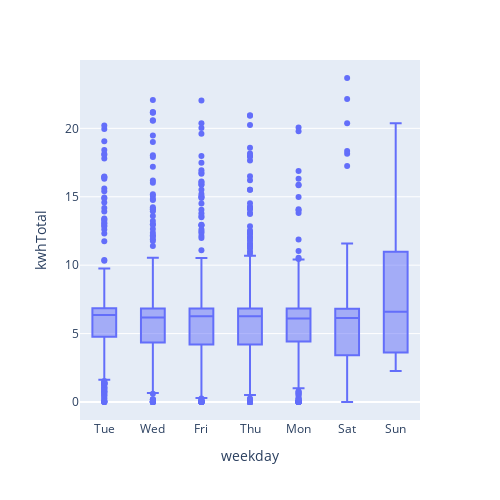

The notebook cell this image was saved under:
### Code cell
# plotly boxplot
px.box(
    ev_df, x = 'weekday', y='kwhTotal',
    width=500, height=500
)

### Figure 1 — Plotly figure (JSON) as saved in the notebook; plotly's stock layout.template omitted (floating-point values rounded to 4 significant figures; data arrays with more than 128 entries replaced by an {"elided": "..."} marker saying what was removed)
{"data": [{"alignmentgroup": "True", "hovertemplate": "weekday=%{x}<br>kwhTotal=%{y}<extra></extra>", "legendgroup": "", "marker": {"color": "#636efa"}, "name": "", "notched": false, "offsetgroup": "", "orientation": "v", "showlegend": false, "type": "box", "x": {"elided": "3395 str values"}, "x0": " ", "xaxis": "x", "y": {"elided": "3395 float values"}, "y0": " ", "yaxis": "y"}], "layout": {"boxmode": "group", "height": 500, "legend": {"tracegroupgap": 0}, "margin": {"t": 60}, "width": 500, "xaxis": {"anchor": "y", "domain": [0, 1], "title": {"text": "weekday"}}, "yaxis": {"anchor": "x", "domain": [0, 1], "title": {"text": "kwhTotal"}}}}
